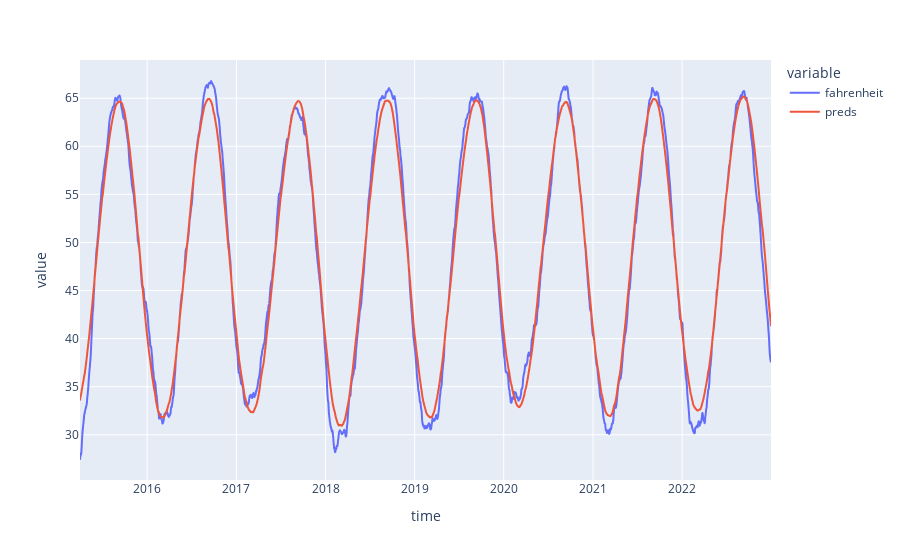

Notebook cell for this chart:
### Code cell
# Assess temporal performance
df_train_processed, df_validate_processed = preprocess_data(df_train, df_validate, rolling=True, window=WINDOW)
plot_temporal_results(pd.concat([df_train_processed, df_validate_processed]), model, scaler)

### Figure 1 — Plotly figure (JSON) as saved in the notebook; plotly's stock layout.template omitted (floating-point values rounded to 4 significant figures; data arrays with more than 128 entries replaced by an {"elided": "..."} marker saying what was removed)
{"data": [{"hovertemplate": "variable=fahrenheit<br>time=%{x}<br>value=%{y}<extra></extra>", "legendgroup": "fahrenheit", "line": {"color": "#636efa", "dash": "solid"}, "marker": {"symbol": "circle"}, "mode": "lines", "name": "fahrenheit", "showlegend": true, "type": "scattergl", "x": {"elided": "2789 str values"}, "xaxis": "x", "y": {"elided": "2789 float values"}, "yaxis": "y"}, {"hovertemplate": "variable=preds<br>time=%{x}<br>value=%{y}<extra></extra>", "legendgroup": "preds", "line": {"color": "#EF553B", "dash": "solid"}, "marker": {"symbol": "circle"}, "mode": "lines", "name": "preds", "showlegend": true, "type": "scattergl", "x": {"elided": "2789 str values"}, "xaxis": "x", "y": {"elided": "2789 float values"}, "yaxis": "y"}], "layout": {"legend": {"title": {"text": "variable"}, "tracegroupgap": 0}, "margin": {"t": 60}, "xaxis": {"anchor": "y", "domain": [0, 1], "title": {"text": "time"}}, "yaxis": {"anchor": "x", "domain": [0, 1], "title": {"text": "value"}}}}
